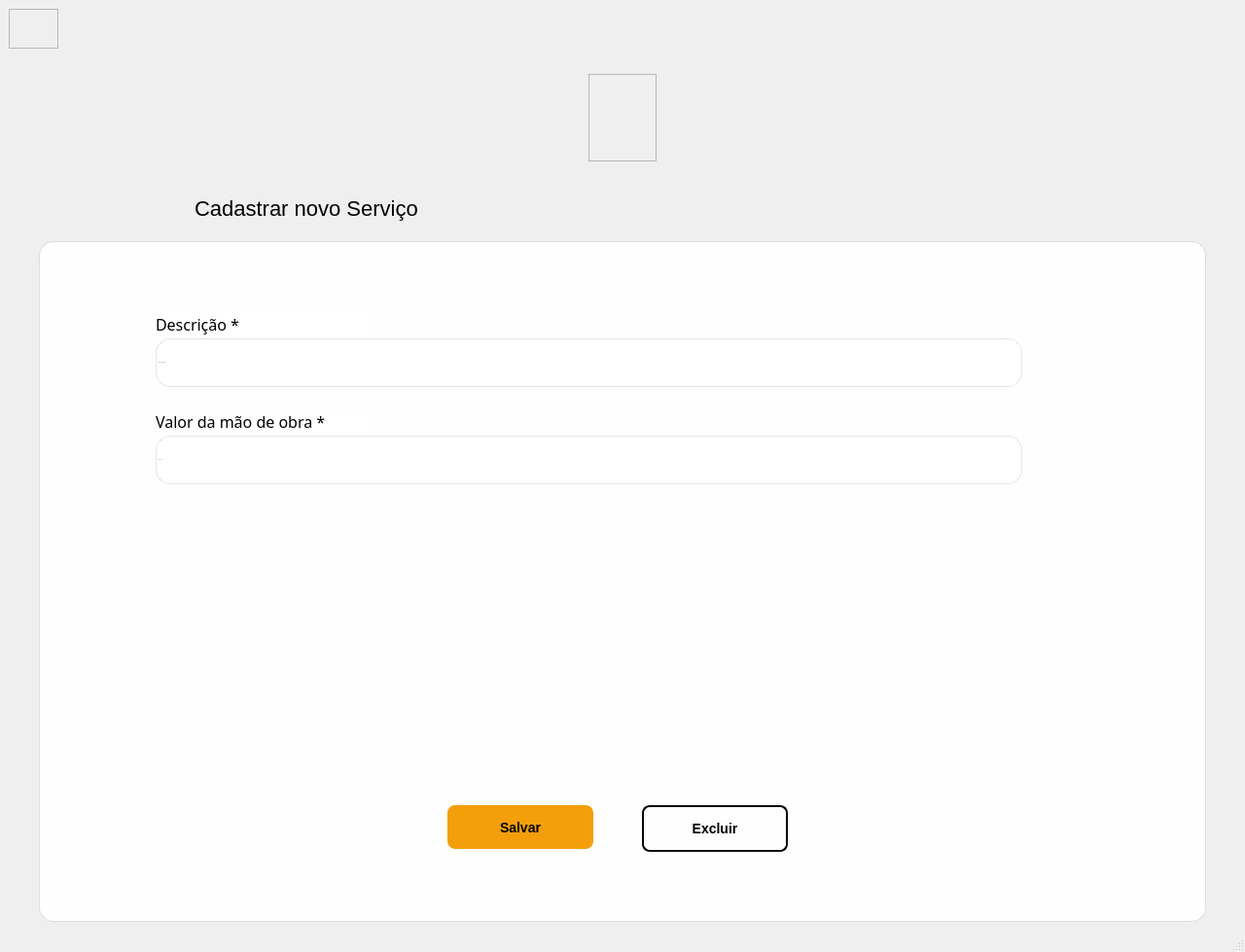
<?xml version="1.0" encoding="UTF-8"?>
<ui version="4.0">
 <class>MainWindow</class>
 <widget class="QMainWindow" name="MainWindow">
  <property name="geometry">
   <rect>
    <x>0</x>
    <y>0</y>
    <width>1280</width>
    <height>979</height>
   </rect>
  </property>
  <property name="windowTitle">
   <string>MainWindow</string>
  </property>
  <widget class="QWidget" name="centralwidget">
   <layout class="QVBoxLayout" name="verticalLayout">
    <item>
     <widget class="QWidget" name="widget" native="true">
      <property name="minimumSize">
       <size>
        <width>50</width>
        <height>40</height>
       </size>
      </property>
      <property name="maximumSize">
       <size>
        <width>16777215</width>
        <height>80</height>
       </size>
      </property>
      <widget class="QFrame" name="frame_3">
       <property name="geometry">
        <rect>
         <x>0</x>
         <y>0</y>
         <width>51</width>
         <height>41</height>
        </rect>
       </property>
       <property name="frameShape">
        <enum>QFrame::StyledPanel</enum>
       </property>
       <property name="frameShadow">
        <enum>QFrame::Raised</enum>
       </property>
       <widget class="QPushButton" name="pushButton_3">
        <property name="geometry">
         <rect>
          <x>0</x>
          <y>0</y>
          <width>51</width>
          <height>41</height>
         </rect>
        </property>
        <property name="cursor">
         <cursorShape>PointingHandCursor</cursorShape>
        </property>
        <property name="styleSheet">
         <string notr="true">QPushButton{
background: transparent;
border: none;
}</string>
        </property>
        <property name="text">
         <string/>
        </property>
        <property name="icon">
         <iconset>
          <normaloff>../imagem/icons/back.png</normaloff>../imagem/icons/back.png</iconset>
        </property>
        <property name="iconSize">
         <size>
          <width>32</width>
          <height>32</height>
         </size>
        </property>
        <property name="flat">
         <bool>false</bool>
        </property>
       </widget>
      </widget>
     </widget>
    </item>
    <item alignment="Qt::AlignHCenter">
     <widget class="QFrame" name="frame_4">
      <property name="minimumSize">
       <size>
        <width>70</width>
        <height>90</height>
       </size>
      </property>
      <property name="maximumSize">
       <size>
        <width>70</width>
        <height>90</height>
       </size>
      </property>
      <property name="frameShape">
       <enum>QFrame::StyledPanel</enum>
      </property>
      <property name="frameShadow">
       <enum>QFrame::Raised</enum>
      </property>
      <widget class="QLabel" name="label_3">
       <property name="geometry">
        <rect>
         <x>0</x>
         <y>0</y>
         <width>70</width>
         <height>90</height>
        </rect>
       </property>
       <property name="minimumSize">
        <size>
         <width>0</width>
         <height>0</height>
        </size>
       </property>
       <property name="maximumSize">
        <size>
         <width>1000</width>
         <height>1000</height>
        </size>
       </property>
       <property name="text">
        <string/>
       </property>
       <property name="pixmap">
        <pixmap>../imagem/MOTORMAX-LGO.png</pixmap>
       </property>
       <property name="scaledContents">
        <bool>true</bool>
       </property>
      </widget>
     </widget>
    </item>
    <item alignment="Qt::AlignHCenter">
     <widget class="QLabel" name="label">
      <property name="minimumSize">
       <size>
        <width>890</width>
        <height>0</height>
       </size>
      </property>
      <property name="font">
       <font>
        <pointsize>-1</pointsize>
        <weight>50</weight>
        <italic>false</italic>
        <bold>false</bold>
       </font>
      </property>
      <property name="styleSheet">
       <string notr="true">QLabel{
font-size: 22px;
margin-top: 30px;
margin-bottom: 15px;
font: plain;
}</string>
      </property>
      <property name="text">
       <string>Cadastrar novo Serviço</string>
      </property>
     </widget>
    </item>
    <item alignment="Qt::AlignHCenter">
     <widget class="QFrame" name="frame_2">
      <property name="minimumSize">
       <size>
        <width>1200</width>
        <height>700</height>
       </size>
      </property>
      <property name="maximumSize">
       <size>
        <width>1200</width>
        <height>700</height>
       </size>
      </property>
      <property name="styleSheet">
       <string notr="true">background-color: rgba(255, 255, 255, 240);
border-radius: 15px;
border: 1px solid rgba(0, 0, 0,0.1); </string>
      </property>
      <property name="frameShape">
       <enum>QFrame::Panel</enum>
      </property>
      <property name="frameShadow">
       <enum>QFrame::Raised</enum>
      </property>
      <widget class="QPushButton" name="pushButton">
       <property name="geometry">
        <rect>
         <x>420</x>
         <y>580</y>
         <width>150</width>
         <height>45</height>
        </rect>
       </property>
       <property name="font">
        <font>
         <pointsize>-1</pointsize>
         <weight>75</weight>
         <bold>true</bold>
        </font>
       </property>
       <property name="cursor">
        <cursorShape>PointingHandCursor</cursorShape>
       </property>
       <property name="styleSheet">
        <string notr="true">QPushButton{
background-color: #f59e0b;
color: black;
border: none;
border-radius: 8px;
padding: 12px;
font-size: 14px;
font-weight: bold;
min-height: 20px;
}

QPushButton:hover{
background-color: #d97706;
}

QPushButton:pressed{
background-color: #b45309;
}

QPushButton:disable{
background-color: #582503;
}</string>
       </property>
       <property name="text">
        <string>Salvar</string>
       </property>
      </widget>
      <widget class="QLabel" name="label_4">
       <property name="geometry">
        <rect>
         <x>120</x>
         <y>75</y>
         <width>221</width>
         <height>21</height>
        </rect>
       </property>
       <property name="font">
        <font>
         <family>Rockwell</family>
         <pointsize>12</pointsize>
         <kerning>true</kerning>
        </font>
       </property>
       <property name="styleSheet">
        <string notr="true">border: none;</string>
       </property>
       <property name="text">
        <string>Descrição *</string>
       </property>
      </widget>
      <widget class="QPushButton" name="pushButton_2">
       <property name="geometry">
        <rect>
         <x>620</x>
         <y>580</y>
         <width>150</width>
         <height>48</height>
        </rect>
       </property>
       <property name="font">
        <font>
         <pointsize>-1</pointsize>
         <weight>75</weight>
         <bold>true</bold>
        </font>
       </property>
       <property name="cursor">
        <cursorShape>PointingHandCursor</cursorShape>
       </property>
       <property name="styleSheet">
        <string notr="true">QPushButton{
background-color: transparent;
color: Black;
border: 2px solid;
border-radius: 8px;
padding: 12px;
font-size: 14px;
font-weight: bold;
min-height: 20px;
}

QPushButton:hover{
background-color: rgb(234, 227, 174);
}

QPushButton:Pressed{
background-color: rgb(210, 203, 150);
}</string>
       </property>
       <property name="text">
        <string>Excluir</string>
       </property>
      </widget>
      <widget class="QLabel" name="label_5">
       <property name="geometry">
        <rect>
         <x>120</x>
         <y>175</y>
         <width>221</width>
         <height>21</height>
        </rect>
       </property>
       <property name="font">
        <font>
         <family>Rockwell</family>
         <pointsize>12</pointsize>
         <kerning>true</kerning>
        </font>
       </property>
       <property name="styleSheet">
        <string notr="true">border: none;</string>
       </property>
       <property name="text">
        <string>Valor da mão de obra *</string>
       </property>
      </widget>
      <widget class="QLineEdit" name="lineEdit_5">
       <property name="geometry">
        <rect>
         <x>120</x>
         <y>100</y>
         <width>891</width>
         <height>50</height>
        </rect>
       </property>
       <property name="font">
        <font>
         <pointsize>-1</pointsize>
        </font>
       </property>
       <property name="styleSheet">
        <string notr="true">QLineEdit[echoMode=&quot;2&quot;], QLineEdit[echoMode=&quot;0&quot;] {
                border: 2px solid #e5e7eb;
                border-radius: 8px;
                padding: 12px;
                font-size: 14px;
                color: #374151;
            }
QLineEdit:focus{
border: 2px solid #7f8082;
}

QLineEdit:hover{
background-color: rgb(234, 236, 240);
}</string>
       </property>
       <property name="echoMode">
        <enum>QLineEdit::Normal</enum>
       </property>
       <property name="alignment">
        <set>Qt::AlignLeading|Qt::AlignLeft|Qt::AlignVCenter</set>
       </property>
       <property name="placeholderText">
        <string>Ex: Troca de pneu</string>
       </property>
      </widget>
      <widget class="QLineEdit" name="lineEdit_6">
       <property name="geometry">
        <rect>
         <x>120</x>
         <y>200</y>
         <width>891</width>
         <height>50</height>
        </rect>
       </property>
       <property name="font">
        <font>
         <pointsize>-1</pointsize>
        </font>
       </property>
       <property name="styleSheet">
        <string notr="true">QLineEdit[echoMode=&quot;2&quot;], QLineEdit[echoMode=&quot;0&quot;] {
                border: 2px solid #e5e7eb;
                border-radius: 8px;
                padding: 12px;
                font-size: 14px;
                color: #374151;
            }
QLineEdit:focus{
border: 2px solid #7f8082;
}

QLineEdit:hover{
background-color: rgb(234, 236, 240);
}</string>
       </property>
       <property name="inputMask">
        <string/>
       </property>
       <property name="echoMode">
        <enum>QLineEdit::Normal</enum>
       </property>
       <property name="alignment">
        <set>Qt::AlignLeading|Qt::AlignLeft|Qt::AlignVCenter</set>
       </property>
       <property name="placeholderText">
        <string>Ex: 50.00</string>
       </property>
      </widget>
     </widget>
    </item>
   </layout>
  </widget>
  <widget class="QMenuBar" name="menubar">
   <property name="geometry">
    <rect>
     <x>0</x>
     <y>0</y>
     <width>1280</width>
     <height>21</height>
    </rect>
   </property>
  </widget>
  <widget class="QStatusBar" name="statusbar"/>
 </widget>
 <resources/>
 <connections/>
</ui>
